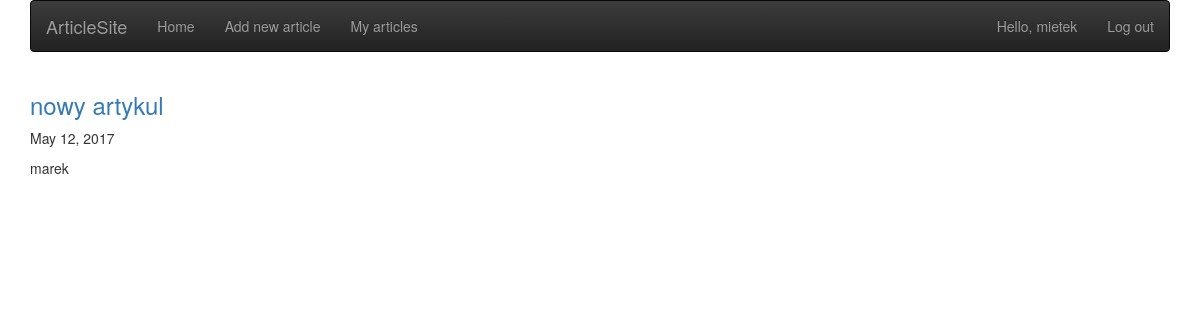
Screenshot of /drafts/ (signed in) with the database file from the repository.
### newspaper/models.py (models this page shows, shortened)
class Article(models.Model):
    author = models.ForeignKey('auth.User', related_name='articles')
    date = models.DateField(default=timezone.now)
    title = models.CharField(max_length=200)
    content = models.TextField()
    is_published = models.BooleanField(default=False)
    photo = models.ImageField(upload_to='pictures', null=True, blank=True)
    def __str__(self):
        return str(self.title)

### newspaper/views.py (the view)
# urls.py: url(r'^drafts/$', views.not_published_list, name='not_published_list'),
@login_required
def not_published_list(request):
    articles_list = Article.objects.filter(is_published=False).order_by('-date')
    return render(request, 'newspaper/not_published_list.html', {'article_list': articles_list})

### newspaper/templates/newspaper/not_published_list.html
{% extends 'newspaper/home.html' %}
{% block content %}
    <div>
    {% for article in article_list %}
        <h3><a href="{% url 'article_detail' pk=article.pk %}">{{ article }}</a></h3>
        <p>{{ article.date }}</p>
        <p>{{ article.author }}</p>
    {% endfor %}
    </div>
{% endblock %}

### newspaper/templates/newspaper/home.html (shortened to what this page needs)
<!DOCTYPE html>
<html lang="en">
<head>
    <link rel="stylesheet" href="//maxcdn.bootstrapcdn.com/bootstrap/3.2.0/css/bootstrap.min.css">
    <link rel="stylesheet" href="//maxcdn.bootstrapcdn.com/bootstrap/3.2.0/css/bootstrap-theme.min.css">
</head>
<body>
<body>
    <div class="container">
        <nav class="navbar navbar-inverse">
          <div class="container-fluid">
            <div class="navbar-header">
              <a class="navbar-brand" href="/" >ArticleSite</a>
            </div>
            <ul class="nav navbar-nav">
              <li><a href="/">Home</a></li>
              {% if user.is_authenticated %}
                  <li><a href="{% url 'article_new' %}" >Add new article</a></li>
                  <li><a href="{% url 'my_article' user=user.pk %}" >My articles</a></li>
              {% endif %}
            </ul>
            <ul class="nav navbar-nav navbar-right">
              {% if user.is_authenticated %}
                  <li><a>Hello, {{ user.username }}</a></li>
                  <li><a href="{% url 'logout' %}">Log out</a></li>
              {% else %}
                <li><a href="{% url 'user_new' %}"><span class="glyphicon glyphicon-user"></span> Register</a></li>
                <li><a href="{% url 'login' %}"><span class="glyphicon glyphicon-log-in"></span> Login</a></li>
              {% endif %}
            </ul>
          </div>
        </nav>
    </div>
        <div class="content container">
            {% block content %}
            {% endblock %}
        </div>
</body>
</html>

### rows the page displays
Article: title "nowy artykul", date "May 12, 2017", author "marek"

### other values shown
{{ user.username }} "mietek"
